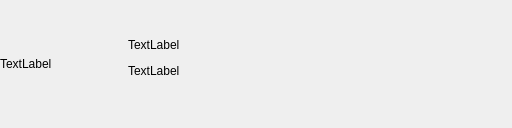
<?xml version="1.0" encoding="UTF-8"?>
<ui version="4.0">
 <class>MainWindow</class>
 <widget class="QMainWindow" name="MainWindow">
  <property name="enabled">
   <bool>true</bool>
  </property>
  <property name="geometry">
   <rect>
    <x>0</x>
    <y>0</y>
    <width>512</width>
    <height>128</height>
   </rect>
  </property>
  <property name="sizePolicy">
   <sizepolicy hsizetype="Fixed" vsizetype="Fixed">
    <horstretch>0</horstretch>
    <verstretch>0</verstretch>
   </sizepolicy>
  </property>
  <property name="minimumSize">
   <size>
    <width>512</width>
    <height>128</height>
   </size>
  </property>
  <property name="maximumSize">
   <size>
    <width>512</width>
    <height>128</height>
   </size>
  </property>
  <property name="windowTitle">
   <string>MainWindow</string>
  </property>
  <property name="iconSize">
   <size>
    <width>24</width>
    <height>24</height>
   </size>
  </property>
  <widget class="QWidget" name="centralwidget">
   <property name="maximumSize">
    <size>
     <width>16777215</width>
     <height>16777215</height>
    </size>
   </property>
   <layout class="QHBoxLayout" name="horizontalLayout">
    <property name="spacing">
     <number>0</number>
    </property>
    <property name="leftMargin">
     <number>0</number>
    </property>
    <property name="topMargin">
     <number>0</number>
    </property>
    <property name="rightMargin">
     <number>0</number>
    </property>
    <property name="bottomMargin">
     <number>0</number>
    </property>
    <item>
     <widget class="QLabel" name="image_viewer">
      <property name="sizePolicy">
       <sizepolicy hsizetype="Fixed" vsizetype="Fixed">
        <horstretch>128</horstretch>
        <verstretch>128</verstretch>
       </sizepolicy>
      </property>
      <property name="minimumSize">
       <size>
        <width>128</width>
        <height>128</height>
       </size>
      </property>
      <property name="text">
       <string>TextLabel</string>
      </property>
     </widget>
    </item>
    <item>
     <layout class="QVBoxLayout" name="vertical_layout">
      <item>
       <spacer name="my_spacer">
        <property name="orientation">
         <enum>Qt::Vertical</enum>
        </property>
        <property name="sizeType">
         <enum>QSizePolicy::MinimumExpanding</enum>
        </property>
        <property name="sizeHint" stdset="0">
         <size>
          <width>50</width>
          <height>20</height>
         </size>
        </property>
       </spacer>
      </item>
      <item>
       <widget class="MarqueeLabel" name="artist_name">
        <property name="sizePolicy">
         <sizepolicy hsizetype="Preferred" vsizetype="Fixed">
          <horstretch>0</horstretch>
          <verstretch>0</verstretch>
         </sizepolicy>
        </property>
        <property name="minimumSize">
         <size>
          <width>0</width>
          <height>0</height>
         </size>
        </property>
        <property name="text">
         <string>TextLabel</string>
        </property>
        <property name="textFormat">
         <enum>Qt::AutoText</enum>
        </property>
        <property name="scaledContents">
         <bool>false</bool>
        </property>
        <property name="alignment">
         <set>Qt::AlignBottom|Qt::AlignLeading|Qt::AlignLeft</set>
        </property>
        <property name="wordWrap">
         <bool>false</bool>
        </property>
       </widget>
      </item>
      <item>
       <widget class="MarqueeLabel" name="text_title">
        <property name="enabled">
         <bool>true</bool>
        </property>
        <property name="sizePolicy">
         <sizepolicy hsizetype="Preferred" vsizetype="MinimumExpanding">
          <horstretch>0</horstretch>
          <verstretch>0</verstretch>
         </sizepolicy>
        </property>
        <property name="minimumSize">
         <size>
          <width>0</width>
          <height>30</height>
         </size>
        </property>
        <property name="text">
         <string>TextLabel</string>
        </property>
        <property name="alignment">
         <set>Qt::AlignJustify|Qt::AlignVCenter</set>
        </property>
        <property name="wordWrap">
         <bool>false</bool>
        </property>
       </widget>
      </item>
      <item>
       <spacer name="verticalSpacer">
        <property name="orientation">
         <enum>Qt::Vertical</enum>
        </property>
        <property name="sizeType">
         <enum>QSizePolicy::Expanding</enum>
        </property>
        <property name="sizeHint" stdset="0">
         <size>
          <width>20</width>
          <height>20</height>
         </size>
        </property>
       </spacer>
      </item>
     </layout>
    </item>
   </layout>
  </widget>
 </widget>
 <customwidgets>
  <customwidget>
   <class>MarqueeLabel</class>
   <extends>QLabel</extends>
   <header>Marquee</header>
  </customwidget>
 </customwidgets>
 <resources/>
 <connections/>
</ui>
